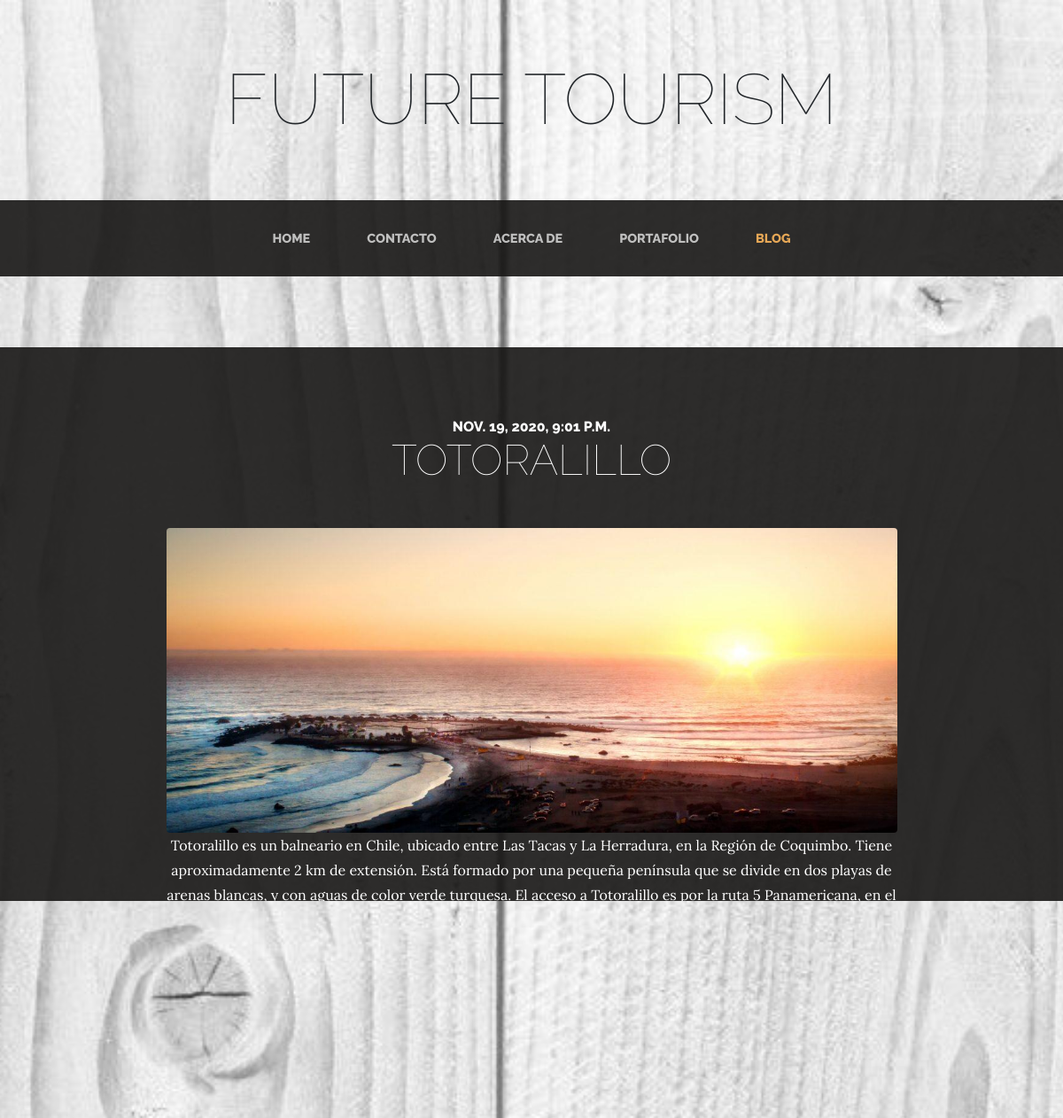
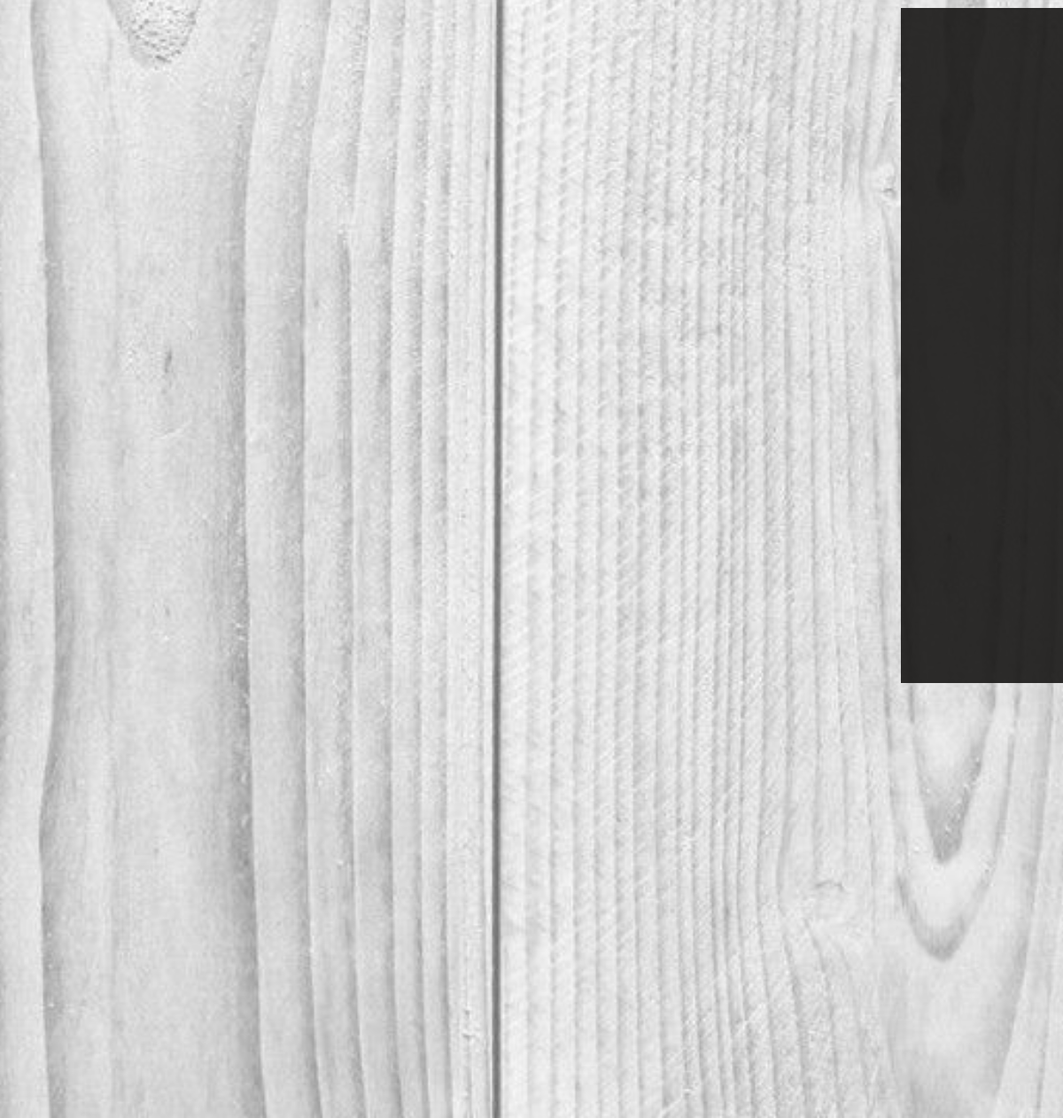
The app's page /blog/category/2/ with its own data (2 pictures, top to bottom).
### blog/models.py (models this page shows, shortened)
class Post(models.Model):
    title = models.CharField(max_length=200, verbose_name="Título")
    content = models.TextField(verbose_name="Contenido")
    published = models.DateTimeField(verbose_name="Fecha publicación", default=now)
    image = models.ImageField(verbose_name="Imagen", upload_to="blog", null=True, blank = True)
    author = models.ForeignKey(User, verbose_name="Autor", on_delete=models.CASCADE)
    categories = models.ManyToManyField(Category, verbose_name="Categorías",related_name="get_posts")
    created = models.DateTimeField(auto_now_add=True, verbose_name="Fecha creación")
    updated = models.DateTimeField(auto_now=True, verbose_name="Fecha edición")
    class Meta:
        verbose_name = "post"
        verbose_name_plural = "posts"
        ordering = ['-created']

class Category(models.Model):
    name = models.CharField(max_length=50, verbose_name="Nombre")
    created = models.DateTimeField(auto_now_add=True, verbose_name="Fecha creación")
    updated = models.DateTimeField(auto_now=True, verbose_name="Fecha edición")
    class Meta:
        verbose_name = "categoría"
        verbose_name_plural = "categorías"
        ordering = ['-created']

### pages/models.py (models this page shows, shortened)
class Page(models.Model):
    title = models.CharField(max_length=200, verbose_name="Título")
    content = RichTextField(verbose_name="Contenido")
    order = models.SmallIntegerField(verbose_name="Orden", default=0)
    created = models.DateTimeField(auto_now_add=True, verbose_name="Fecha creación")
    updated = models.DateTimeField(auto_now=True, verbose_name="Fecha edición")
    class Meta:
        verbose_name = "página"
        verbose_name_plural = "páginas"
        ordering = ['order']

### blog/views.py (the view)
# urls.py: path('category/<int:category_id>/',views.category, name="category")
def category(request, category_id):
    category = get_object_or_404(Category,id=category_id)
    return render(request, "blog/category.html", {'category':category})

### pages/templatetags/pages_extras.py (called while the page is built)
@register.simple_tag
def get_page_list():
    pages = Page.objects.all()
    return pages

### social/processors.py (called while the page is built)
def ctx_dict(request):
    ctx = {}
    links = Link.objects.all()
    for link in links:
        ctx[link.key] = link.url
    return ctx

### blog/templates/blog/category.html (shortened to what this page needs)
{% extends 'core/base.html' %}
{% load static %}
{% block content %}
    {% for post in category.get_posts.all %}
        <section class="page-section cta">
            <div class="container">
                <div class="row">
                    <div class="col-xl-9 mx-auto">
                        <div class="cta-innerv text-center rounded">
                            <h2 class="section-heading mb-5">
                                <span class="section-heading-upper text-white">{{post.published}}</span>
                                <span class="section-heading-lower text-white">{{post.title}}</span>
                            </h2>
                            <p class="mb-0">
                                <img class="mx-auto d-flex rounded img-fluid mb-3 mb-lg-0" src="{{post.image.url}}" alt="">
                            </p>
                            <p class="mb-0 mbt text-white">
                                {{post.content}}
                            </p>
                            <p class="mb-0 mbt text-white">
                                <span class="section-heading-under">Publicado por <em><b>{{post.author}}</b></em> en
                                    <em>
                                        {% for category in post.categories.all %}
                                            <a href="{% url 'category' category.id %}" class="link">{{category.name}}</a>{% if not forloop.last %},{% endif %}
                                        {% endfor %}
                                    </em>
                                </span>
                            </p>
                        </div>
                    </div>
                </div>
            </div>
        </section>
    {% endfor %}
{% endblock %}

### core/templates/core/base.html (shortened to what this page needs)
{% load static %}
<!DOCTYPE html>
<html lang="es-cl">
<head>
  <link href="{% static 'core/vendor/bootstrap/css/bootstrap.min.css' %}" rel="stylesheet">
  <link href="{% static 'core/css/business-casual.css' %}" rel="stylesheet">
  <link href="{% static 'core/css/propios2.css' %}" rel="stylesheet">
</head>
<body>
  <h1 class="site-heading text-center text-black d-none d-lg-block">
    <span class="site-heading-lower">Future Tourism</span>
  </h1>
  <nav class="navbar navbar-expand-lg navbar-dark py-lg-4" id="mainNav">
    <div class="container">
      <div class="collapse navbar-collapse" id="navbarResponsive">
        <ul class="navbar-nav mx-auto">
          <li class="nav-item px-lg-4 {% if request.path == '/' %}active{% endif %}">
            <a class="nav-link text-uppercase text-expanded" href="{% url 'home' %}">Home
            </a>
          </li>
          <li class="nav-item px-lg-4 {% if request.path == '/contact/' %}active{% endif %}">
            <a class="nav-link text-uppercase text-expanded" href="{% url 'contacto' %}">Contacto</a>
          </li>
          <li class="nav-item px-lg-4 {% if request.path == '/about/' %}active{% endif %}">
            <a class="nav-link text-uppercase text-expanded" href="{% url 'about' %}">Acerca de</a>
          </li>
          <li class="nav-item px-lg-4 {% if request.path == '/portfolio/' %}active{% endif %}">
            <a class="nav-link text-uppercase text-expanded" href="{% url 'portfolio' %}">Portafolio</a>
          </li>
          <li class="nav-item px-lg-4 {% if request.path|slice:':6'  == '/blog/' %}active{% endif %}">
              <a class="nav-link text-uppercase text-expanded" href="{% url 'blog' %}">Blog</a>
          </li>
        </ul>
      </div>
    </div>
  </nav>
  {% block content %}{% endblock %}
  <footer class="footer text-faded text-center py-5">
        <div class="container">
            <p class="m-0">
                {% if LINK_FACEBOOK %}
                  <a href="{{LINK_FACEBOOK}}" target="_blank">
                        <img src="{% static 'core/img/facebook.png' %}" alt="facebook">
                  </a>
                {% endif %}
                {% if LINK_INSTAGRAM %}
                <a href="{{LINK_INSTAGRAM}}" target="_blank">
                      <img src="{% static 'core/img/i.png' %}" alt="Instagram">
                </a>
                {% endif %}
                {% if LINK_TWITTER %}
                <a href="{{LINK_TWITTER}}" target="_blank">
                      <img src="{% static 'core/img/twitter1.png' %}" alt="twitter">
                </a>
                {% endif %}
            </p>
            <p class="m-0 mbt">
                {% load pages_extras %}
                {% get_page_list as page_list %}
                {% for page in page_list %}
                    <a href="{% url 'page' page.id %}" class="link">{{page.title}}</a>{% if not forloop.last %} · {% endif %}
                {% endfor %}
            </p>
            <p class="m-0 mbt1">&copy; Future Tourism 2020</p>
        </div>
    </footer>
</body>
</html>

### core/static/core/css/business-casual.css (style rules this page uses)
body { font-family:Lora; background-image:url(../img/bg.jpg); background-attachment:fixed; background-position:center; background-size:cover }
h1,h2,h3,h4,h5,h6 { font-family:Raleway }
p { line-height:1.75 }
.text-faded { color:rgba(255,255,255,.3) }
.site-heading { margin-top:5rem;margin-bottom:5rem; text-transform:uppercase; line-height:1; font-family:Raleway }
.site-heading .site-heading-lower { font-size:5rem; font-weight:100; line-height:4rem }
.page-section { margin-top:5rem; margin-bottom:5rem }
.section-heading { text-transform:uppercase }
.section-heading .section-heading-upper { display:block; font-size:1rem; font-weight:800 }
.section-heading .section-heading-lower { display:block; font-size:3rem; font-weight:100; }
#mainNav { background-color:rgba(24, 23, 22, 0.9); font-family:Raleway }
#mainNav .navbar-nav .nav-item .nav-link { color:rgba(255,255,255,.7); font-weight:800 }
#mainNav .navbar-nav .nav-item.active .nav-link { color:#e6a756 }
@media (min-width:992px) { #mainNav .navbar-nav .nav-item .nav-link { font-size:.9rem } }
.cta { padding-top:5rem; padding-bottom:5rem; background-color:rgba(24, 23, 22, 0.9) }
.footer { background-color:rgba(24, 23, 22, 0.9) }
a.link { color: #df902a; }
.footer a img { width: 50px; height: 50px; }

### core/static/core/css/propios2.css (style rules this page uses)
a.link { color: #ffffff; }
.footer a img { width: 50px; height: 50px; }

### records on screen
Post: published "NOV. 19, 2020, 9:01 P.M.", title "TOTORALILLO", image (picture), content "Totoralillo es un balneario en Chile, ubicado entre Las Tacas y La Herradura, en la Región de Coquimbo. Tiene aproximadamente 2 km de extensión. Está formado por una pequeña península que se divide en dos playas de arenas blancas, y con aguas de color verde turquesa. El acceso a Totoralillo es por la ruta 5 Panamericana, en el enlace a Totoralillo 16 Kilómetros al norte del enlace a Guanaqueros, la carretera tiene una extensión aproximada de 2 kilómetros, es un camino pavimentado en su totalidad, el enlace no consta de peaje.", author "Manuel"
Category: name "Norte de Chile"
Post: published "NOV. 19, 2020, 9 P.M.", title "EL MORRO DE ARICA", image (picture), content "Puedes subir al Morro de Arica , un peñón de 130 metros de altura que forma parte de la Cordillera de la Costa. El museo, los monumentos y cañones que aquí se encuentran son testigos de la importancia histórica que tiene este sector debido a su protagonismo en la Guerra del Pacífico. Puedes subir a la cima a pie o en auto e incluso lanzarte en parapente desde los cerros de las playas La Lisera y El Laucho al costado del Morro.", author "Chiay"
Page: title "Aviso Legal"
Page: title "Políticas de Privacidad"
Page: title "Cookies"
